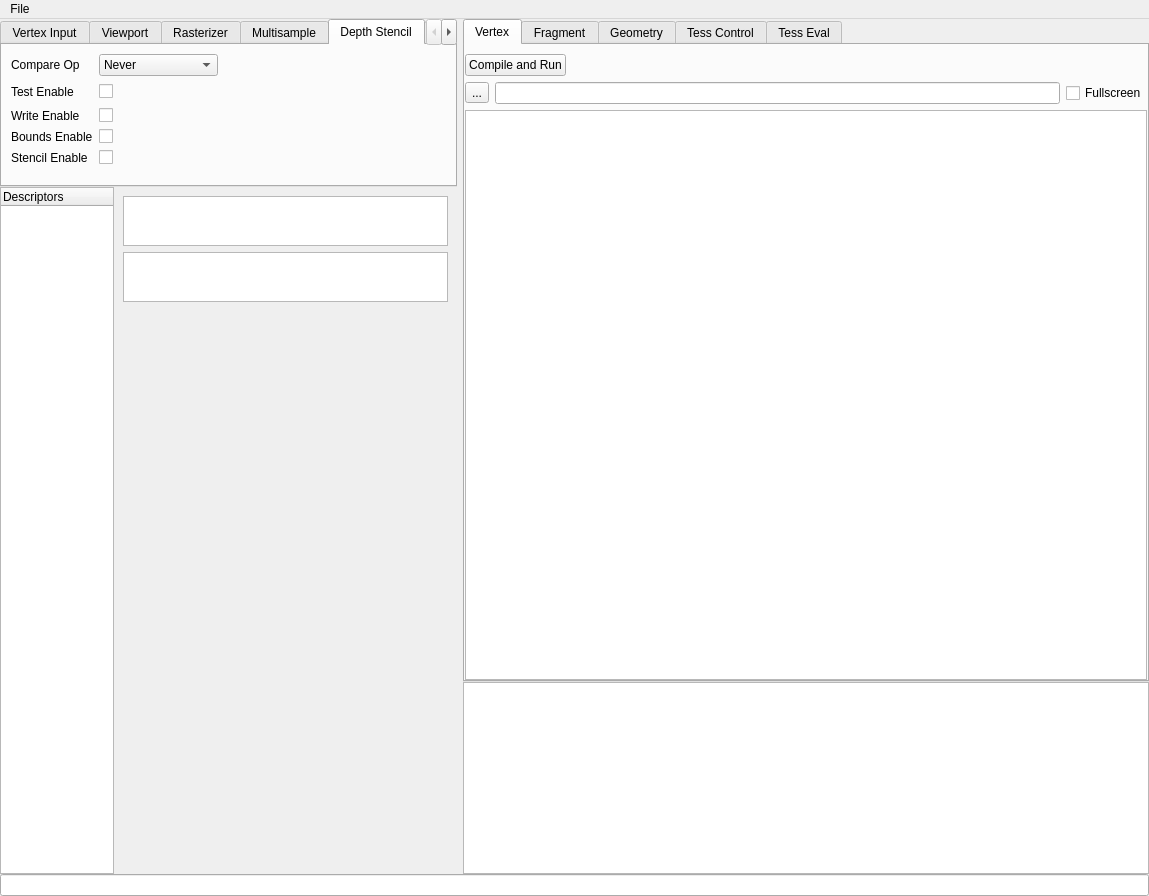
<?xml version="1.0" encoding="UTF-8"?>
<ui version="4.0">
 <class>MainWindow</class>
 <widget class="QMainWindow" name="MainWindow">
  <property name="geometry">
   <rect>
    <x>0</x>
    <y>0</y>
    <width>1149</width>
    <height>896</height>
   </rect>
  </property>
  <property name="windowTitle">
   <string>Vulkan Pipeline Assistant</string>
  </property>
  <widget class="QWidget" name="centralwidget">
   <layout class="QGridLayout" name="gridLayout_6">
    <property name="leftMargin">
     <number>0</number>
    </property>
    <property name="topMargin">
     <number>0</number>
    </property>
    <property name="rightMargin">
     <number>0</number>
    </property>
    <property name="bottomMargin">
     <number>0</number>
    </property>
    <property name="spacing">
     <number>0</number>
    </property>
    <item row="0" column="0">
     <layout class="QGridLayout" name="gridLayout" rowstretch="1,3,0" columnstretch="2,3">
      <property name="horizontalSpacing">
       <number>6</number>
      </property>
      <property name="verticalSpacing">
       <number>0</number>
      </property>
      <item row="0" column="0">
       <widget class="QTabWidget" name="ConfigTabs">
        <property name="currentIndex">
         <number>4</number>
        </property>
        <widget class="QWidget" name="VertexInputTab">
         <attribute name="title">
          <string>Vertex Input</string>
         </attribute>
         <layout class="QGridLayout" name="gridLayout_3">
          <item row="1" column="1">
           <widget class="QCheckBox" name="gcPrimitiveRestart">
            <property name="text">
             <string/>
            </property>
           </widget>
          </item>
          <item row="3" column="1">
           <spacer name="verticalSpacer_3">
            <property name="orientation">
             <enum>Qt::Vertical</enum>
            </property>
            <property name="sizeHint" stdset="0">
             <size>
              <width>20</width>
              <height>40</height>
             </size>
            </property>
           </spacer>
          </item>
          <item row="2" column="0">
           <widget class="QLabel" name="label_3">
            <property name="text">
             <string>Patch Point Count</string>
            </property>
           </widget>
          </item>
          <item row="0" column="1">
           <widget class="QComboBox" name="gcbTopology">
            <property name="accessibleName">
             <string>gcbTopology</string>
            </property>
            <item>
             <property name="text">
              <string>Point List</string>
             </property>
            </item>
            <item>
             <property name="text">
              <string>Line List</string>
             </property>
            </item>
            <item>
             <property name="text">
              <string>Line Strip</string>
             </property>
            </item>
            <item>
             <property name="text">
              <string>Triangle List</string>
             </property>
            </item>
            <item>
             <property name="text">
              <string>Triangle Strip</string>
             </property>
            </item>
            <item>
             <property name="text">
              <string>Triangle Fan</string>
             </property>
            </item>
            <item>
             <property name="text">
              <string>Line List with Adjacency</string>
             </property>
            </item>
            <item>
             <property name="text">
              <string>Line Strip with Adjacency</string>
             </property>
            </item>
            <item>
             <property name="text">
              <string>Triangle List with Adjacency</string>
             </property>
            </item>
            <item>
             <property name="text">
              <string>Triangle Strip with Adjacency</string>
             </property>
            </item>
            <item>
             <property name="text">
              <string>Patch List</string>
             </property>
            </item>
           </widget>
          </item>
          <item row="0" column="0">
           <widget class="QLabel" name="label">
            <property name="text">
             <string>Topology</string>
            </property>
           </widget>
          </item>
          <item row="1" column="0">
           <widget class="QLabel" name="label_2">
            <property name="text">
             <string>Primitive Restart</string>
            </property>
           </widget>
          </item>
          <item row="0" column="2">
           <spacer name="horizontalSpacer">
            <property name="orientation">
             <enum>Qt::Horizontal</enum>
            </property>
            <property name="sizeHint" stdset="0">
             <size>
              <width>40</width>
              <height>20</height>
             </size>
            </property>
           </spacer>
          </item>
          <item row="2" column="1">
           <widget class="QSlider" name="gsPatchPointCount">
            <property name="orientation">
             <enum>Qt::Horizontal</enum>
            </property>
           </widget>
          </item>
         </layout>
        </widget>
        <widget class="QWidget" name="ViewportTab">
         <attribute name="title">
          <string>Viewport</string>
         </attribute>
        </widget>
        <widget class="QWidget" name="RasterizerTab">
         <attribute name="title">
          <string>Rasterizer</string>
         </attribute>
         <layout class="QGridLayout" name="gridLayout_4">
          <item row="0" column="0">
           <widget class="QLabel" name="label_5">
            <property name="text">
             <string>Polygon Mode</string>
            </property>
           </widget>
          </item>
          <item row="0" column="1">
           <widget class="QComboBox" name="gcbPolygonMode">
            <item>
             <property name="text">
              <string>Fill</string>
             </property>
            </item>
            <item>
             <property name="text">
              <string>Lines</string>
             </property>
            </item>
            <item>
             <property name="text">
              <string>Points</string>
             </property>
            </item>
           </widget>
          </item>
          <item row="0" column="2">
           <widget class="QLabel" name="label_9">
            <property name="text">
             <string>Depth Clamp</string>
            </property>
           </widget>
          </item>
          <item row="1" column="0">
           <widget class="QLabel" name="label_4">
            <property name="text">
             <string>Discard Enable</string>
            </property>
           </widget>
          </item>
          <item row="1" column="1">
           <widget class="QCheckBox" name="gcDiscardEnable">
            <property name="text">
             <string/>
            </property>
           </widget>
          </item>
          <item row="1" column="2">
           <widget class="QLabel" name="label_11">
            <property name="text">
             <string>Depth Bias</string>
            </property>
           </widget>
          </item>
          <item row="1" column="3">
           <widget class="QCheckBox" name="gcDepthBias">
            <property name="text">
             <string/>
            </property>
           </widget>
          </item>
          <item row="2" column="0">
           <widget class="QLabel" name="label_6">
            <property name="text">
             <string>Line Width</string>
            </property>
           </widget>
          </item>
          <item row="2" column="1">
           <widget class="QSlider" name="gsLineWidth">
            <property name="orientation">
             <enum>Qt::Horizontal</enum>
            </property>
           </widget>
          </item>
          <item row="2" column="2">
           <widget class="QLabel" name="label_10">
            <property name="text">
             <string>Depth Bias Constant</string>
            </property>
           </widget>
          </item>
          <item row="2" column="3">
           <widget class="QSlider" name="gsDepthBiasConstant">
            <property name="orientation">
             <enum>Qt::Horizontal</enum>
            </property>
           </widget>
          </item>
          <item row="3" column="0">
           <widget class="QLabel" name="label_7">
            <property name="text">
             <string>Cull Mode</string>
            </property>
           </widget>
          </item>
          <item row="3" column="1">
           <widget class="QComboBox" name="gcbCullMode">
            <item>
             <property name="text">
              <string>None</string>
             </property>
            </item>
            <item>
             <property name="text">
              <string>Front</string>
             </property>
            </item>
            <item>
             <property name="text">
              <string>Back</string>
             </property>
            </item>
            <item>
             <property name="text">
              <string>Front and Back</string>
             </property>
            </item>
           </widget>
          </item>
          <item row="3" column="2">
           <widget class="QLabel" name="label_14">
            <property name="text">
             <string>Depth Bias Clamp</string>
            </property>
           </widget>
          </item>
          <item row="3" column="3">
           <widget class="QSlider" name="gsDepthBiasClamp">
            <property name="orientation">
             <enum>Qt::Horizontal</enum>
            </property>
           </widget>
          </item>
          <item row="4" column="0">
           <widget class="QLabel" name="label_8">
            <property name="text">
             <string>Front Face</string>
            </property>
           </widget>
          </item>
          <item row="4" column="1">
           <widget class="QComboBox" name="gcbFrontFace">
            <item>
             <property name="text">
              <string>Counter Clockwise</string>
             </property>
            </item>
            <item>
             <property name="text">
              <string>Clockwise</string>
             </property>
            </item>
           </widget>
          </item>
          <item row="4" column="2">
           <widget class="QLabel" name="label_15">
            <property name="text">
             <string>Depth Bias Slope</string>
            </property>
           </widget>
          </item>
          <item row="4" column="3">
           <widget class="QSlider" name="gsDepthBiasSlope">
            <property name="orientation">
             <enum>Qt::Horizontal</enum>
            </property>
           </widget>
          </item>
          <item row="0" column="3">
           <widget class="QCheckBox" name="gcDepthClamp">
            <property name="text">
             <string/>
            </property>
           </widget>
          </item>
         </layout>
        </widget>
        <widget class="QWidget" name="MultisampleTab">
         <attribute name="title">
          <string>Multisample</string>
         </attribute>
         <layout class="QGridLayout" name="gridLayout_5">
          <item row="0" column="1">
           <widget class="QComboBox" name="gcbSampleCount">
            <item>
             <property name="text">
              <string>1</string>
             </property>
            </item>
            <item>
             <property name="text">
              <string>2</string>
             </property>
            </item>
            <item>
             <property name="text">
              <string>4</string>
             </property>
            </item>
            <item>
             <property name="text">
              <string>8</string>
             </property>
            </item>
            <item>
             <property name="text">
              <string>16</string>
             </property>
            </item>
            <item>
             <property name="text">
              <string>32</string>
             </property>
            </item>
            <item>
             <property name="text">
              <string>64</string>
             </property>
            </item>
           </widget>
          </item>
          <item row="1" column="1">
           <widget class="QSlider" name="gsMinSampleShading">
            <property name="orientation">
             <enum>Qt::Horizontal</enum>
            </property>
           </widget>
          </item>
          <item row="1" column="0">
           <widget class="QLabel" name="label_13">
            <property name="text">
             <string>Min Sample Shading</string>
            </property>
           </widget>
          </item>
          <item row="0" column="0">
           <widget class="QLabel" name="label_12">
            <property name="text">
             <string>Sample Count</string>
            </property>
           </widget>
          </item>
          <item row="2" column="1">
           <spacer name="verticalSpacer">
            <property name="orientation">
             <enum>Qt::Vertical</enum>
            </property>
            <property name="sizeHint" stdset="0">
             <size>
              <width>20</width>
              <height>40</height>
             </size>
            </property>
           </spacer>
          </item>
          <item row="0" column="2">
           <spacer name="horizontalSpacer_2">
            <property name="orientation">
             <enum>Qt::Horizontal</enum>
            </property>
            <property name="sizeHint" stdset="0">
             <size>
              <width>40</width>
              <height>20</height>
             </size>
            </property>
           </spacer>
          </item>
         </layout>
        </widget>
        <widget class="QWidget" name="DepthStencilTab">
         <attribute name="title">
          <string>Depth Stencil</string>
         </attribute>
         <layout class="QGridLayout" name="gridLayout_2">
          <item row="0" column="0">
           <widget class="QLabel" name="label_16">
            <property name="text">
             <string>Compare Op</string>
            </property>
           </widget>
          </item>
          <item row="1" column="2">
           <spacer name="horizontalSpacer_3">
            <property name="orientation">
             <enum>Qt::Horizontal</enum>
            </property>
            <property name="sizeHint" stdset="0">
             <size>
              <width>40</width>
              <height>20</height>
             </size>
            </property>
           </spacer>
          </item>
          <item row="2" column="0">
           <widget class="QLabel" name="label_18">
            <property name="text">
             <string>Write Enable</string>
            </property>
           </widget>
          </item>
          <item row="2" column="1">
           <widget class="QCheckBox" name="gcDepthWriteEnable">
            <property name="text">
             <string/>
            </property>
           </widget>
          </item>
          <item row="0" column="1">
           <widget class="QComboBox" name="gcbDepthCompareOp">
            <item>
             <property name="text">
              <string>Never</string>
             </property>
            </item>
            <item>
             <property name="text">
              <string>Less</string>
             </property>
            </item>
            <item>
             <property name="text">
              <string>Equal</string>
             </property>
            </item>
            <item>
             <property name="text">
              <string>Less or Equal</string>
             </property>
            </item>
            <item>
             <property name="text">
              <string>Greater</string>
             </property>
            </item>
            <item>
             <property name="text">
              <string>Not Equal</string>
             </property>
            </item>
            <item>
             <property name="text">
              <string>Greater or Equal</string>
             </property>
            </item>
            <item>
             <property name="text">
              <string>Always</string>
             </property>
            </item>
           </widget>
          </item>
          <item row="1" column="0">
           <widget class="QLabel" name="label_17">
            <property name="text">
             <string>Test Enable</string>
            </property>
           </widget>
          </item>
          <item row="3" column="0">
           <widget class="QLabel" name="label_19">
            <property name="text">
             <string>Bounds Enable</string>
            </property>
           </widget>
          </item>
          <item row="4" column="0">
           <widget class="QLabel" name="label_20">
            <property name="text">
             <string>Stencil Enable</string>
            </property>
           </widget>
          </item>
          <item row="3" column="1">
           <widget class="QCheckBox" name="gcDepthBoundsEnable">
            <property name="text">
             <string/>
            </property>
           </widget>
          </item>
          <item row="4" column="1">
           <widget class="QCheckBox" name="gcDepthStencilEnable">
            <property name="text">
             <string/>
            </property>
           </widget>
          </item>
          <item row="1" column="1">
           <widget class="QCheckBox" name="gcDepthTestEnable">
            <property name="text">
             <string/>
            </property>
           </widget>
          </item>
          <item row="5" column="1">
           <spacer name="verticalSpacer_2">
            <property name="orientation">
             <enum>Qt::Vertical</enum>
            </property>
            <property name="sizeHint" stdset="0">
             <size>
              <width>20</width>
              <height>40</height>
             </size>
            </property>
           </spacer>
          </item>
         </layout>
        </widget>
        <widget class="QWidget" name="RenderPassTab">
         <attribute name="title">
          <string>Render Pass</string>
         </attribute>
        </widget>
       </widget>
      </item>
      <item row="0" column="1" rowspan="2">
       <widget class="QTabWidget" name="ShaderTabs">
        <property name="currentIndex">
         <number>0</number>
        </property>
        <widget class="QWidget" name="VertexTab">
         <attribute name="title">
          <string>Vertex</string>
         </attribute>
         <layout class="QVBoxLayout" name="verticalLayout" stretch="0,0,9">
          <property name="leftMargin">
           <number>0</number>
          </property>
          <property name="rightMargin">
           <number>0</number>
          </property>
          <property name="bottomMargin">
           <number>0</number>
          </property>
          <item alignment="Qt::AlignLeft">
           <widget class="QPushButton" name="gbCompile0">
            <property name="text">
             <string>Compile and Run</string>
            </property>
           </widget>
          </item>
          <item>
           <layout class="QHBoxLayout" name="horizontalLayout_2">
            <item>
             <widget class="QToolButton" name="gbVertexFile">
              <property name="text">
               <string>...</string>
              </property>
             </widget>
            </item>
            <item>
             <widget class="QLineEdit" name="gtxVertexFileName">
              <property name="readOnly">
               <bool>true</bool>
              </property>
             </widget>
            </item>
            <item>
             <widget class="QCheckBox" name="gcVertexFullscreen">
              <property name="text">
               <string>Fullscreen</string>
              </property>
             </widget>
            </item>
           </layout>
          </item>
          <item>
           <widget class="QPlainTextEdit" name="gtxVertex"/>
          </item>
         </layout>
        </widget>
        <widget class="QWidget" name="FragmentTab">
         <attribute name="title">
          <string>Fragment</string>
         </attribute>
         <layout class="QVBoxLayout" name="verticalLayout_2">
          <property name="leftMargin">
           <number>0</number>
          </property>
          <property name="rightMargin">
           <number>0</number>
          </property>
          <property name="bottomMargin">
           <number>0</number>
          </property>
          <item alignment="Qt::AlignLeft">
           <widget class="QPushButton" name="gbCompile1">
            <property name="text">
             <string>Compile and Run</string>
            </property>
           </widget>
          </item>
          <item>
           <layout class="QHBoxLayout" name="horizontalLayout_3">
            <item>
             <widget class="QToolButton" name="gbFragmentFile">
              <property name="text">
               <string>...</string>
              </property>
             </widget>
            </item>
            <item>
             <widget class="QLineEdit" name="gtxFragmentFileName">
              <property name="readOnly">
               <bool>true</bool>
              </property>
             </widget>
            </item>
           </layout>
          </item>
          <item>
           <widget class="QPlainTextEdit" name="gtxFragment"/>
          </item>
         </layout>
        </widget>
        <widget class="QWidget" name="GeometryTab">
         <attribute name="title">
          <string>Geometry</string>
         </attribute>
         <layout class="QVBoxLayout" name="verticalLayout_3">
          <property name="leftMargin">
           <number>0</number>
          </property>
          <property name="rightMargin">
           <number>0</number>
          </property>
          <property name="bottomMargin">
           <number>0</number>
          </property>
          <item alignment="Qt::AlignLeft">
           <widget class="QPushButton" name="gbCompile2">
            <property name="text">
             <string>Compile and Run</string>
            </property>
           </widget>
          </item>
          <item>
           <layout class="QHBoxLayout" name="horizontalLayout_4">
            <item>
             <widget class="QToolButton" name="gbGeometryFile">
              <property name="text">
               <string>...</string>
              </property>
             </widget>
            </item>
            <item>
             <widget class="QLineEdit" name="gtxGeometryFileName">
              <property name="readOnly">
               <bool>true</bool>
              </property>
             </widget>
            </item>
           </layout>
          </item>
          <item>
           <widget class="QPlainTextEdit" name="gtxGeometry"/>
          </item>
         </layout>
        </widget>
        <widget class="QWidget" name="TessControlTab">
         <attribute name="title">
          <string>Tess Control</string>
         </attribute>
         <layout class="QVBoxLayout" name="verticalLayout_4">
          <property name="leftMargin">
           <number>0</number>
          </property>
          <property name="rightMargin">
           <number>0</number>
          </property>
          <property name="bottomMargin">
           <number>0</number>
          </property>
          <item alignment="Qt::AlignLeft">
           <widget class="QPushButton" name="gbCompile3">
            <property name="text">
             <string>Compile and Run</string>
            </property>
           </widget>
          </item>
          <item>
           <layout class="QHBoxLayout" name="horizontalLayout_5">
            <item>
             <widget class="QToolButton" name="gbTessControlFile">
              <property name="text">
               <string>...</string>
              </property>
             </widget>
            </item>
            <item>
             <widget class="QLineEdit" name="gtxTessControlFileName">
              <property name="readOnly">
               <bool>true</bool>
              </property>
             </widget>
            </item>
           </layout>
          </item>
          <item>
           <widget class="QPlainTextEdit" name="gtxTessControl"/>
          </item>
         </layout>
        </widget>
        <widget class="QWidget" name="TessEvalTab">
         <attribute name="title">
          <string>Tess Eval</string>
         </attribute>
         <layout class="QVBoxLayout" name="verticalLayout_5">
          <property name="leftMargin">
           <number>0</number>
          </property>
          <property name="rightMargin">
           <number>0</number>
          </property>
          <property name="bottomMargin">
           <number>0</number>
          </property>
          <item alignment="Qt::AlignLeft">
           <widget class="QPushButton" name="gbCompile4">
            <property name="text">
             <string>Compile and Run</string>
            </property>
           </widget>
          </item>
          <item>
           <layout class="QHBoxLayout" name="horizontalLayout_6">
            <item>
             <widget class="QToolButton" name="gbTessEvalFile">
              <property name="text">
               <string>...</string>
              </property>
             </widget>
            </item>
            <item>
             <widget class="QLineEdit" name="gtxTessEvalFileName">
              <property name="readOnly">
               <bool>true</bool>
              </property>
             </widget>
            </item>
           </layout>
          </item>
          <item>
           <widget class="QPlainTextEdit" name="gtxTessEval"/>
          </item>
         </layout>
        </widget>
       </widget>
      </item>
      <item row="2" column="1">
       <widget class="QPlainTextEdit" name="gtxShaderConsole"/>
      </item>
      <item row="1" column="0" rowspan="2">
       <layout class="QHBoxLayout" name="horizontalLayout" stretch="1,3">
        <item>
         <widget class="QTreeWidget" name="gtDescriptors">
          <column>
           <property name="text">
            <string>Descriptors</string>
           </property>
          </column>
         </widget>
        </item>
        <item alignment="Qt::AlignTop">
         <widget class="QWidget" name="gwDescriptorContainer" native="true">
          <layout class="QVBoxLayout" name="verticalLayout_6">
           <item>
            <widget class="QTextEdit" name="gtxDescriptorGroupInfo">
             <property name="maximumSize">
              <size>
               <width>16777215</width>
               <height>50</height>
              </size>
             </property>
             <property name="readOnly">
              <bool>true</bool>
             </property>
            </widget>
           </item>
           <item>
            <widget class="QTextEdit" name="gtxDescriptorTypeInfo">
             <property name="maximumSize">
              <size>
               <width>16777215</width>
               <height>50</height>
              </size>
             </property>
             <property name="readOnly">
              <bool>true</bool>
             </property>
            </widget>
           </item>
          </layout>
         </widget>
        </item>
       </layout>
      </item>
     </layout>
    </item>
    <item row="2" column="0">
     <widget class="QLineEdit" name="gtxConsole"/>
    </item>
   </layout>
  </widget>
  <widget class="QMenuBar" name="menubar">
   <property name="geometry">
    <rect>
     <x>0</x>
     <y>0</y>
     <width>1149</width>
     <height>22</height>
    </rect>
   </property>
   <widget class="QMenu" name="menuFile">
    <property name="title">
     <string>File</string>
    </property>
    <addaction name="separator"/>
    <addaction name="actionImport"/>
    <addaction name="actionExport"/>
   </widget>
   <addaction name="menuFile"/>
  </widget>
  <action name="actionImport">
   <property name="text">
    <string>Import</string>
   </property>
  </action>
  <action name="actionExport">
   <property name="text">
    <string>Export</string>
   </property>
  </action>
 </widget>
 <resources/>
 <connections/>
</ui>
